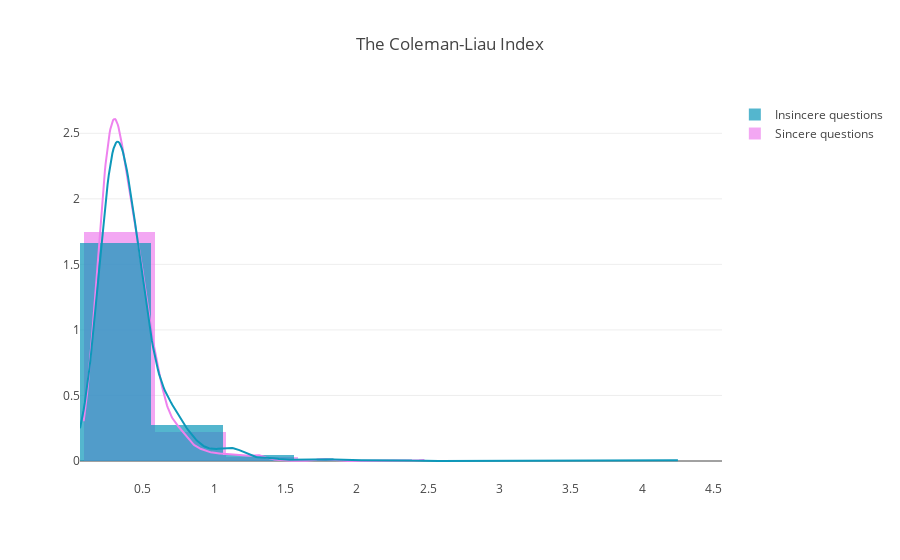
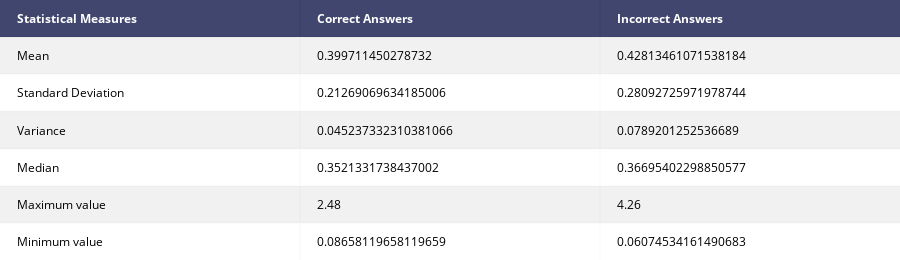

Source (notebook cell) for these figures, in order:
### Markdown cell above
### The Coleman-Liau Index

### Code cell
fdf['fre_pos_i'] = fdf['text'][fdf['tag']=='pos'].apply(lambda x: textstat.coleman_liau_index(x))
fdf['fre_neg_i'] = fdf['text'][fdf['tag']=='neg'].apply(lambda x: textstat.coleman_liau_index(x))
fdf['sent_count'] = fdf['text'].apply(lambda x: len([x for x in x.split('.')]))
fdf['fre_pos_i'] = fdf['fre_pos_i']/fdf['sent_count']
fdf['fre_neg_i'] = fdf['fre_neg_i']/fdf['sent_count']
fre_pos = fdf['fre_pos_i']
fre_neg = fdf['fre_neg_i']
fre_pos = [x for x in fre_pos if str(x) != 'nan']
fre_neg = [x for x in fre_neg if str(x) != 'nan']
plot_readability(fre_pos,fre_neg,"The Coleman-Liau Index", 0.5, colors=['#EE82EE','#0d98ba'])

### Figure 1 — Plotly figure (JSON) as saved in the notebook; plotly's stock layout.template omitted (floating-point values rounded to 4 significant figures; data arrays with more than 128 entries replaced by an {"elided": "..."} marker saying what was removed)
{"data": [{"autobinx": false, "histnorm": "probability density", "legendgroup": "Sincere questions", "marker": {"color": "#EE82EE"}, "name": "Sincere questions", "opacity": 0.7, "type": "histogram", "uid": "2fa6e757-fc82-4260-aaac-3f30703426a8", "x": {"elided": "1000 float values"}, "xaxis": "x", "xbins": {"end": 2.48, "size": 0.5, "start": 0.08658}, "yaxis": "y"}, {"autobinx": false, "histnorm": "probability density", "legendgroup": "Insincere questions", "marker": {"color": "#0d98ba"}, "name": "Insincere questions", "opacity": 0.7, "type": "histogram", "uid": "8069cc5b-4c8a-44c8-9b86-68282bf6dd1a", "x": {"elided": "1000 float values"}, "xaxis": "x", "xbins": {"end": 4.26, "size": 0.5, "start": 0.06075}, "yaxis": "y"}, {"legendgroup": "Sincere questions", "marker": {"color": "#EE82EE"}, "mode": "lines", "name": "Sincere questions", "showlegend": false, "type": "scatter", "uid": "80d448e9-7954-483a-852b-af7e2777b31e", "x": {"elided": "500 float values"}, "xaxis": "x", "y": {"elided": "500 float values"}, "yaxis": "y"}, {"legendgroup": "Insincere questions", "marker": {"color": "#0d98ba"}, "mode": "lines", "name": "Insincere questions", "showlegend": false, "type": "scatter", "uid": "effb2a40-0562-4beb-8a18-151fef0c0d3e", "x": {"elided": "500 float values"}, "xaxis": "x", "y": {"elided": "500 float values"}, "yaxis": "y"}], "layout": {"barmode": "overlay", "hovermode": "closest", "legend": {"traceorder": "reversed"}, "title": "The Coleman-Liau Index", "xaxis": {"anchor": "y2", "domain": [0, 1], "zeroline": false}, "yaxis": {"anchor": "free", "domain": [0, 1], "position": 0}}}

### Figure 2 — Plotly figure (JSON) as saved in the notebook; plotly's stock layout.template omitted (floating-point values rounded to 4 significant figures)
{"data": [{"colorscale": [[0, "#00083e"], [0.5, "#ededee"], [1, "#ffffff"]], "hoverinfo": "none", "opacity": 0.75, "showscale": false, "type": "heatmap", "uid": "2c5d27c8-012f-4c2e-adf3-0bc0c030d092", "z": [[0, 0, 0], [0.5, 0.5, 0.5], [1, 1, 1], [0.5, 0.5, 0.5], [1, 1, 1], [0.5, 0.5, 0.5], [1, 1, 1]]}], "layout": {"annotations": [{"align": "left", "font": {"color": "#ffffff"}, "showarrow": false, "text": "<b>Statistical Measures</b>", "x": -0.45, "xanchor": "left", "xref": "x", "y": 0, "yref": "y"}, {"align": "left", "font": {"color": "#ffffff"}, "showarrow": false, "text": "<b>Correct Answers</b>", "x": 0.55, "xanchor": "left", "xref": "x", "y": 0, "yref": "y"}, {"align": "left", "font": {"color": "#ffffff"}, "showarrow": false, "text": "<b>Incorrect Answers</b>", "x": 1.55, "xanchor": "left", "xref": "x", "y": 0, "yref": "y"}, {"align": "left", "font": {"color": "#000000"}, "showarrow": false, "text": "Mean", "x": -0.45, "xanchor": "left", "xref": "x", "y": 1, "yref": "y"}, {"align": "left", "font": {"color": "#000000"}, "showarrow": false, "text": "0.399711450278732", "x": 0.55, "xanchor": "left", "xref": "x", "y": 1, "yref": "y"}, {"align": "left", "font": {"color": "#000000"}, "showarrow": false, "text": "0.42813461071538184", "x": 1.55, "xanchor": "left", "xref": "x", "y": 1, "yref": "y"}, {"align": "left", "font": {"color": "#000000"}, "showarrow": false, "text": "Standard Deviation", "x": -0.45, "xanchor": "left", "xref": "x", "y": 2, "yref": "y"}, {"align": "left", "font": {"color": "#000000"}, "showarrow": false, "text": "0.21269069634185006", "x": 0.55, "xanchor": "left", "xref": "x", "y": 2, "yref": "y"}, {"align": "left", "font": {"color": "#000000"}, "showarrow": false, "text": "0.28092725971978744", "x": 1.55, "xanchor": "left", "xref": "x", "y": 2, "yref": "y"}, {"align": "left", "font": {"color": "#000000"}, "showarrow": false, "text": "Variance", "x": -0.45, "xanchor": "left", "xref": "x", "y": 3, "yref": "y"}, {"align": "left", "font": {"color": "#000000"}, "showarrow": false, "text": "0.045237332310381066", "x": 0.55, "xanchor": "left", "xref": "x", "y": 3, "yref": "y"}, {"align": "left", "font": {"color": "#000000"}, "showarrow": false, "text": "0.0789201252536689", "x": 1.55, "xanchor": "left", "xref": "x", "y": 3, "yref": "y"}, {"align": "left", "font": {"color": "#000000"}, "showarrow": false, "text": "Median", "x": -0.45, "xanchor": "left", "xref": "x", "y": 4, "yref": "y"}, {"align": "left", "font": {"color": "#000000"}, "showarrow": false, "text": "0.3521331738437002", "x": 0.55, "xanchor": "left", "xref": "x", "y": 4, "yref": "y"}, {"align": "left", "font": {"color": "#000000"}, "showarrow": false, "text": "0.36695402298850577", "x": 1.55, "xanchor": "left", "xref": "x", "y": 4, "yref": "y"}, {"align": "left", "font": {"color": "#000000"}, "showarrow": false, "text": "Maximum value", "x": -0.45, "xanchor": "left", "xref": "x", "y": 5, "yref": "y"}, {"align": "left", "font": {"color": "#000000"}, "showarrow": false, "text": "2.48", "x": 0.55, "xanchor": "left", "xref": "x", "y": 5, "yref": "y"}, {"align": "left", "font": {"color": "#000000"}, "showarrow": false, "text": "4.26", "x": 1.55, "xanchor": "left", "xref": "x", "y": 5, "yref": "y"}, {"align": "left", "font": {"color": "#000000"}, "showarrow": false, "text": "Minimum value", "x": -0.45, "xanchor": "left", "xref": "x", "y": 6, "yref": "y"}, {"align": "left", "font": {"color": "#000000"}, "showarrow": false, "text": "0.08658119658119659", "x": 0.55, "xanchor": "left", "xref": "x", "y": 6, "yref": "y"}, {"align": "left", "font": {"color": "#000000"}, "showarrow": false, "text": "0.06074534161490683", "x": 1.55, "xanchor": "left", "xref": "x", "y": 6, "yref": "y"}], "height": 260, "margin": {"b": 0, "l": 0, "r": 0, "t": 0}, "xaxis": {"dtick": 1, "gridwidth": 2, "showticklabels": false, "tick0": -0.5, "ticks": "", "zeroline": false}, "yaxis": {"autorange": "reversed", "dtick": 1, "gridwidth": 2, "showticklabels": false, "tick0": 0.5, "ticks": "", "zeroline": false}}}
